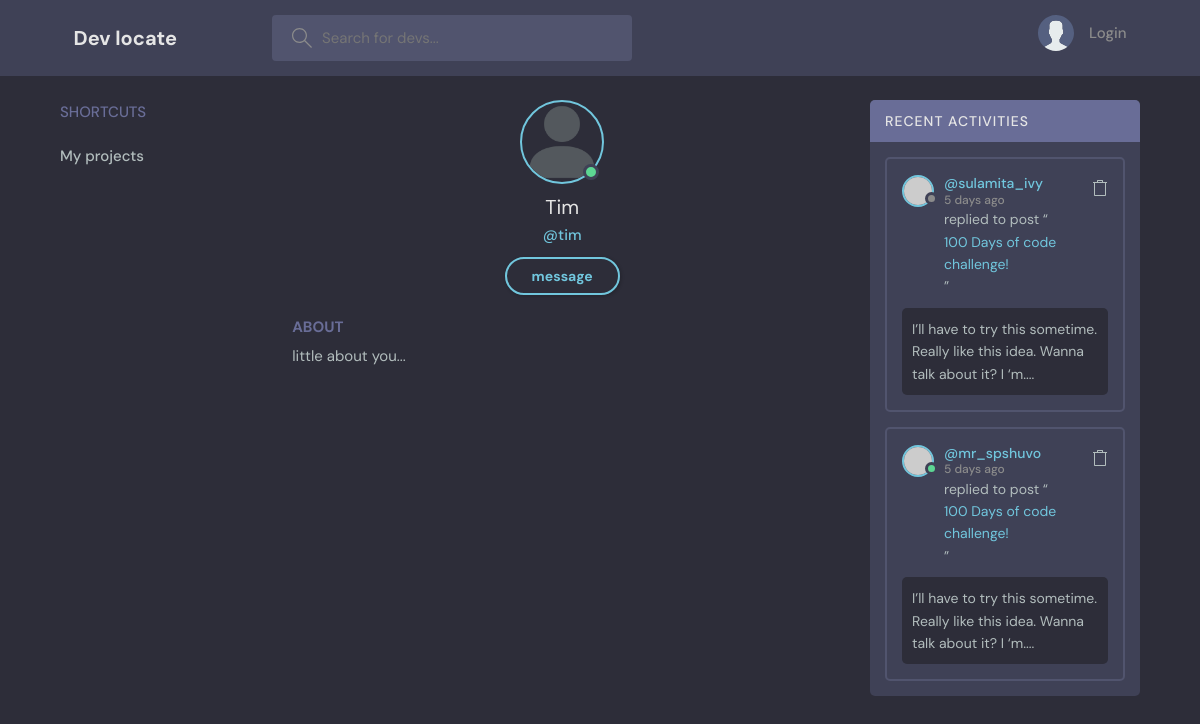
Page /accounts/profile/1/ on the earlier database version.
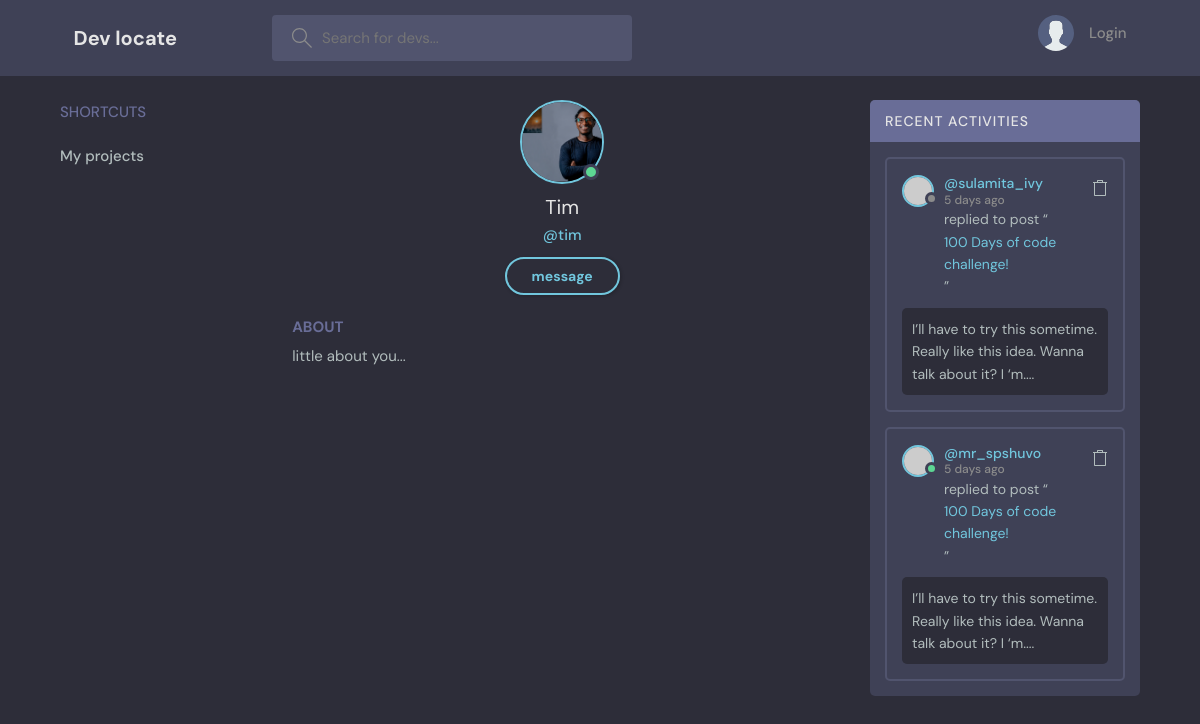
Same page on the later database version.
### accounts/models.py (models this page shows, shortened)
class Engineer(AbstractUser):
    username = models.CharField(max_length=200, null=True)
    email = models.EmailField(unique=True, null=True)
    bio = models.TextField()
    avatar = models.ImageField(default="profile.png")
    country = models.CharField(max_length=200)
    years_of_experience = models.PositiveIntegerField(null=True, blank=True)
    tech_stack = models.CharField(null=True, blank=True, max_length=300)
    USERNAME_FIELD = "email"
    REQUIRED_FIELDS = ["username"]

### accounts/views.py (the view)
# urls.py: path("profile/<str:pk>/", EngineerProfile.as_view(), name="profile"),
class EngineerProfile(DetailView):
    model = Engineer
    template_name = "../templates/profile.html"

### templates/profile.html (shortened to what this page needs)
{% extends 'base.html' %}
{% block content %}
<main class="profile-page layout layout--3">
    <div class="container">
        <div class="topics">
            <div class="topics__header">
                <h2>Shortcuts</h2>
            </div>
            <ul class="topics__list">
                <li>
                    <a href="{% url 'projects' engineer.id %}">My projects</a>
                </li>
            </ul>
        </div>
        <div class="roomList">
            <div class="profile">
                <div class="profile__avatar">
                    <div class="avatar avatar--large active">
                        <img src="{{engineer.avatar.url}}" />
                    </div>
                </div>
                <div class="profile__info">
                    <h3>{{engineer.username|title}}</h3>
                    <p>@{{engineer.username}}</p>
                    <a href="{% url 'create-message' engineer.id %}" class="btn btn--main btn--pill">message</a>
                </div>
                <div class="profile__about">
                    <h3>About</h3>
                    <p>
                        {{engineer.bio}}
                    </p>
                </div>
            </div>
        </div>
        <div class="activities">
            <div class="activities__header">
                <h2>Recent Activities</h2>
            </div>
            <div class="activities__box">
                <div class="activities__boxHeader roomListRoom__header">
                    <a href="profile.html" class="roomListRoom__author">
                        <div class="avatar avatar--small">
                            <img src="https://randomuser.me/api/portraits/women/11.jpg" />
                        </div>
                        <p>
                            @sulamita_ivy
                            <span>5 days ago</span>
                        </p>
                    </a>
                    <div class="roomListRoom__actions">
                        <a href="#">
                        </a>
                    </div>
                </div>
                <div class="activities__boxContent">
                    <p>replied to post “<a href="room.html">100 Days of code challenge!</a>”</p>
                    <div class="activities__boxRoomContent">
                        I’ll have to try this sometime. Really like this idea. Wanna talk about it? I ‘m....
                    </div>
                </div>
            </div>
            <div class="activities__box">
                <div class="activities__boxHeader roomListRoom__header">
                    <a href="profile.html" class="roomListRoom__author">
                        <div class="avatar avatar--small active">
                            <img src="https://randomuser.me/api/portraits/men/13.jpg" />
                        </div>
                        <p>
                            @mr_spshuvo
                            <span>5 days ago</span>
                        </p>
                    </a>
                    <div class="roomListRoom__actions">
                        <a href="#">
                        </a>
                    </div>
                </div>
                <div class="activities__boxContent">
                    <p>replied to post “<a href="room.html">100 Days of code challenge!</a>”</p>
                    <div class="activities__boxRoomContent">
                        I’ll have to try this sometime. Really like this idea. Wanna talk about it? I ‘m....
                    </div>
                </div>
            </div>
        </div>
    </div>
</main>
{% endblock %}

Differences in the rows shown:
changed Engineer "Tim": avatar: picture added in place of a placeholder
